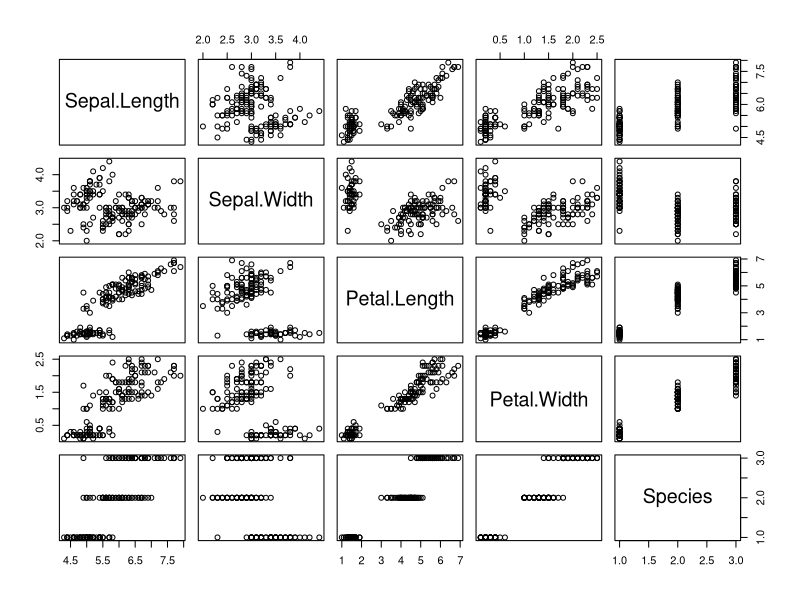
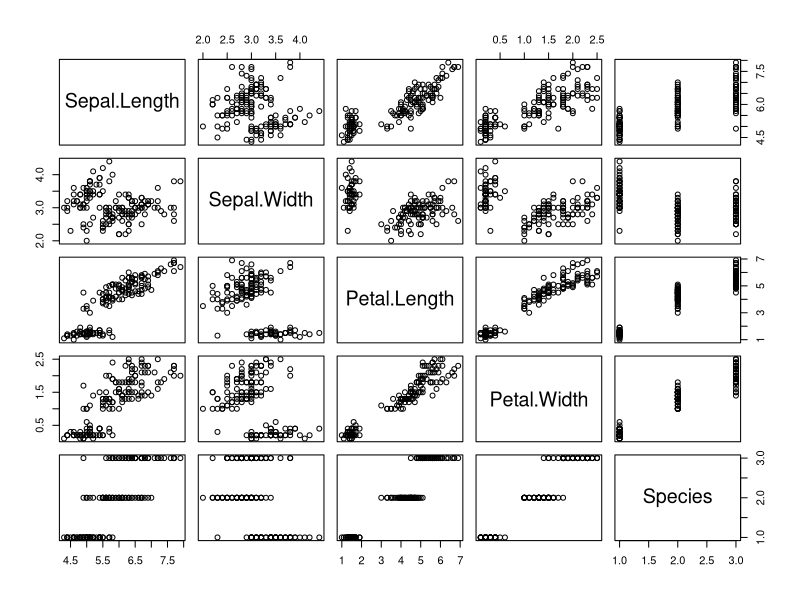

Source code (R) for these figures, in order:
## ---- chunk 1

## ---- chunk 2
plot(iris)
## ---- chunk 3
plot(iris)
